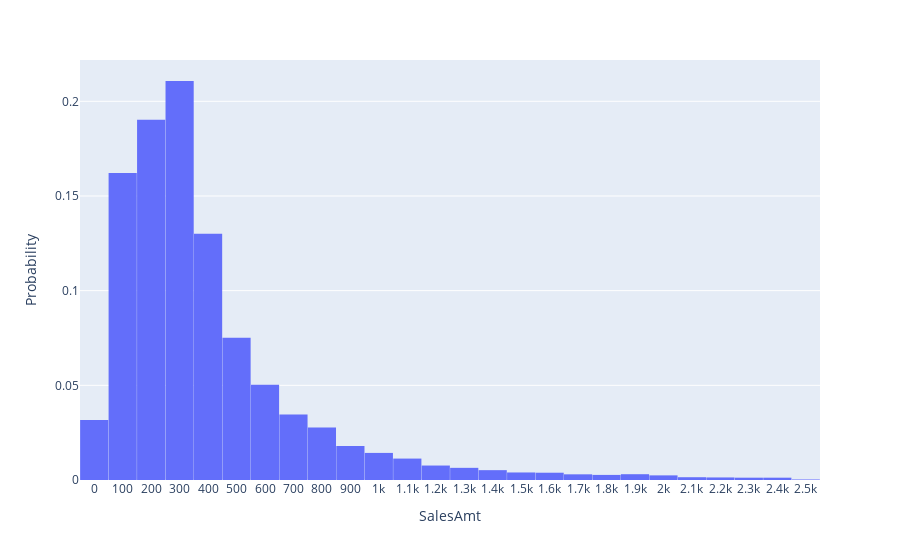

The notebook cell this image was saved under:
### Code cell
fig = px.histogram(sqlDF.toPandas(), x='SalesAmt', histnorm='probability', nbins=50)
fig.update_layout(bargap=0.01, yaxis={"title": "Probability"}, xaxis={"tickformat": "s"})
fig.update_xaxes(dtick=100)
fig.show()

### Figure 1 — Plotly figure (JSON) as saved in the notebook; plotly's stock layout.template omitted (floating-point values rounded to 4 significant figures; data arrays with more than 128 entries replaced by an {"elided": "..."} marker saying what was removed)
{"data": [{"alignmentgroup": "True", "bingroup": "x", "histnorm": "probability", "hoverlabel": {"namelength": 0}, "hovertemplate": "SalesAmt=%{x}<br>count=%{y}", "legendgroup": "", "marker": {"color": "#636efa"}, "name": "", "nbinsx": 50, "offsetgroup": "", "orientation": "v", "showlegend": false, "type": "histogram", "x": {"elided": "16353 float values"}, "xaxis": "x", "yaxis": "y"}], "layout": {"bargap": 0.01, "barmode": "relative", "legend": {"tracegroupgap": 0}, "margin": {"t": 60}, "xaxis": {"anchor": "y", "domain": [0, 1], "dtick": 100, "tickformat": "s", "title": {"text": "SalesAmt"}}, "yaxis": {"anchor": "x", "domain": [0, 1], "title": {"text": "Probability"}}}}
